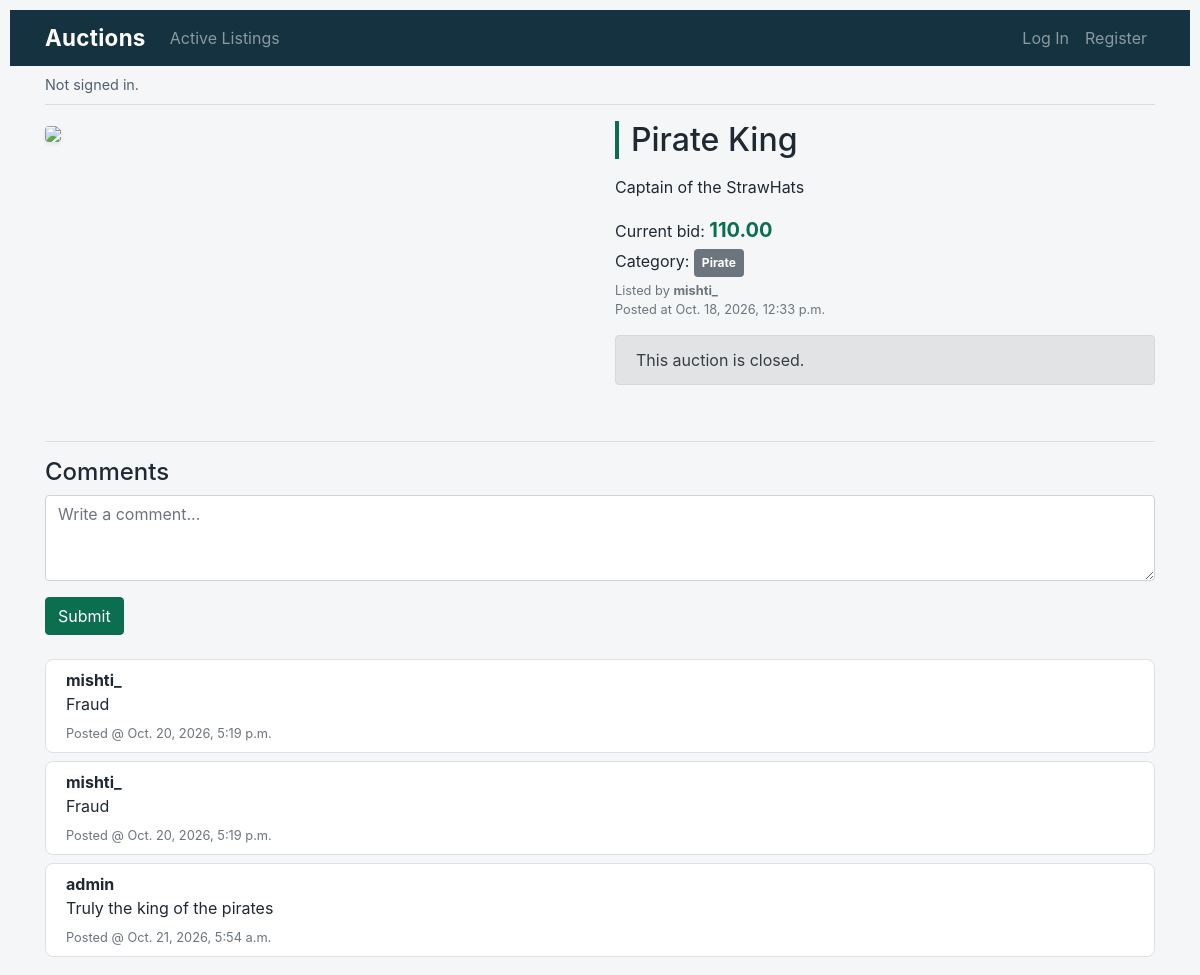
/listing/1, run on the app's committed database.
### auctions/models.py (models this page shows, shortened)
class Listing(models.Model):
    image = models.URLField(max_length=500, blank=True, null=True)
    title = models.CharField(max_length=64)
    description = models.CharField(max_length=64)
    bidding = models.DecimalField(max_digits=10,decimal_places=2)
    original = models.DecimalField(max_digits=10,decimal_places=2)
    bidcount = models.IntegerField()
    listed_by = models.ForeignKey(User, on_delete=models.CASCADE, related_name="listing")
    category = models.CharField(max_length=64)
    date = models.DateTimeField(auto_now_add=True)
    currentbidder = models.ForeignKey(User, blank=True, on_delete=models.SET_NULL,null=True,related_name="biddingproducts")
    sold = models.BooleanField(default="False")
    owner = models.ForeignKey(User, blank=True,on_delete=models.SET_NULL,null=True, related_name="owned")

class User(AbstractUser):
    watchlist = models.ManyToManyField("Listing", blank=True,related_name="watcher")

class Comments(models.Model):
    commentor = models.ForeignKey(User, on_delete=models.CASCADE, related_name="comment")
    text = models.CharField(max_length=64)
    datetime = models.DateTimeField(auto_now_add=True)
    listing = models.ForeignKey("Listing", blank=True, on_delete=models.SET_NULL, null=True,related_name="comments")

### auctions/views.py (the view)
# urls.py: path("listing/<str:id>", views.listing, name="listing"),
def listing(request, id):
    errormessage=False
    SellerisHere = request.user is Listing.objects.get(id=id).listed_by
    item = Listing.objects.get(id=id)
    comments = Comments.objects.filter(listing=item)
    return render(request, "auctions/listing.html",{
        "item": Listing.objects.get(id=id),
        "errormessage":errormessage,
        "SellerisHere":SellerisHere,
        "comments":comments,
    })

### auctions/templates/auctions/listing.html (shortened to what this page needs)
{% extends "auctions/layout.html" %}
{% block body %}
    <div class="row">
        <div class="col-md-6 mb-4">
            <img src="{{item.image}}" onerror="this.src='https://cdn-icons-png.flaticon.com/512/17003/17003579.png';" class="img-fluid rounded shadow-sm" style="max-width: 100%;">
        </div>
        <div class="col-md-6 mb-4">
            <h2 class="page-title">{{ item.title }}</h2>
            <p class="mt-3">{{item.description}}</p>
            <p class="mb-1">Current bid: <span class="price">{{item.bidding}}</span></p>
            <p class="mb-1">Category: <a class="badge badge-secondary p-2" href="{% url 'categories' %}">{{item.category}}</a></p>
            <p class="text-muted small mb-3">
                Listed by <strong>{{item.listed_by}}</strong><br>
                Posted at {{item.date}}
            </p>
            {% if item.sold == False %}
                {% if user.is_authenticated  %}
                    <form action="{% url 'bid' %}" method="post" class="mb-2">
                        {% csrf_token %}
                        <div class="input-group">
                            <input placeholder="Place your bids" type="number" name="currentbid" class="form-control">
                            <div class="input-group-append">
                                <button type="submit" value="{{ item.id }}" name="biditemid" class="btn btn-primary">Bid</button>
                            </div>
                        </div>
                    </form>
                    {% if error %}
                        <div class="alert alert-danger small" role="alert">
                            The bid must be at least as large as the starting bid, and must be greater than any other bids that have been placed (if any)
                        </div>
                    {% endif %}
                    <div class="d-flex">
                        <form action="{% url 'add' %}" method="post" class="mr-2">
                            {% csrf_token %}
                            <button type="submit" value="{{ item.id }}" name="additemid" class="btn btn-outline-secondary">Add to Wishlist</button>
                        </form>
                        {% if user.id == item.listed_by.id %}
                            <form action="{% url 'close' %}" method="post">
                                {% csrf_token %}
                                <button type="submit" value="{{ item.id }}" name="closeitemid" class="btn btn-danger">Close</button>
                            </form>
                        {% endif %}
                    </div>
                {% endif %}
            {% else %}
                <div class="alert alert-secondary">This auction is closed.</div>
            {% endif %}
        </div>
    </div>
    <hr>
    <h4>Comments</h4>
    <form action="{% url 'comment' %}" method="post" class="mb-4">
        <div class="form-group">
            <textarea name="text" class="form-control" rows="3" placeholder="Write a comment..."></textarea>
        </div>
        <button type="submit" name="commentorid" value="{{item.id}}" class="btn btn-primary">Submit</button>
    </form>
    {% for comment in comments %}
        <div class="card mb-2">
            <div class="card-body py-2">
                <strong>{{ comment.commentor.username }}</strong>
                <p class="mb-1">{{ comment.text }}</p>
                <small class="text-muted">Posted @ {{ comment.datetime }}</small>
            </div>
        </div>
    {% endfor %}
{% endblock %}

### auctions/static/auctions/styles.css (style rules this page uses)
body { padding: 10px; }

### auctions/templates/auctions/layout.html (style rules this page uses)
body { background: #f5f6f8; color: #1f2933; }
.card { border: 1px solid #dde1e6; border-radius: .5rem; }
.price { font-size: 1.25rem; font-weight: 700; color: #0b6e4f; }
.page-title { border-left: 4px solid #0b6e4f; padding-left: .75rem; }
.btn-primary { background: #0b6e4f; border-color: #0b6e4f; }

### data on the page
Listing: title "Pirate King", description "Captain of the StrawHats", bidding "110.00", category "Pirate", listed_by "mishti_", date "Oct. 18, 2026, 12:33 p.m."
Comments: commentor.username "mishti_", text "Fraud", datetime "Oct. 20, 2026, 5:19 p.m."
Comments: commentor.username "mishti_", text "Fraud", datetime "Oct. 20, 2026, 5:19 p.m."
Comments: commentor.username "admin", text "Truly the king of the pirates", datetime "Oct. 21, 2026, 5:54 a.m."
